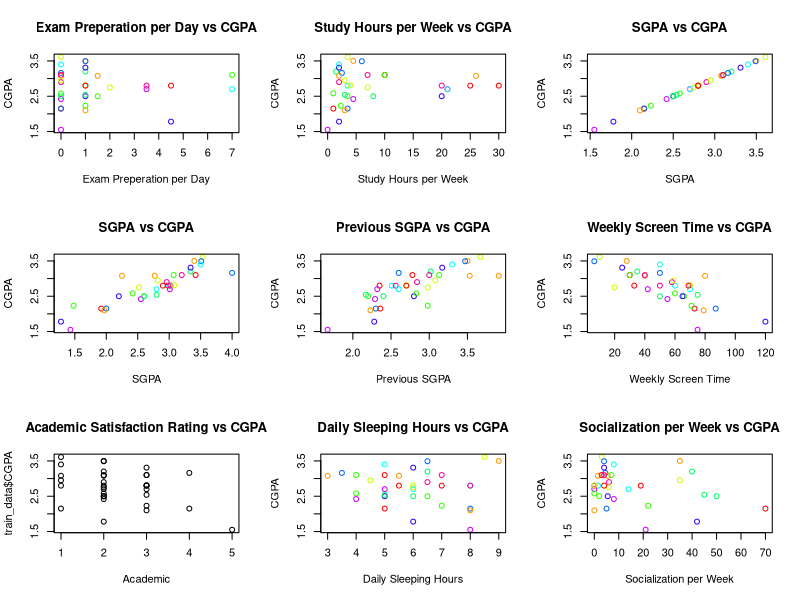
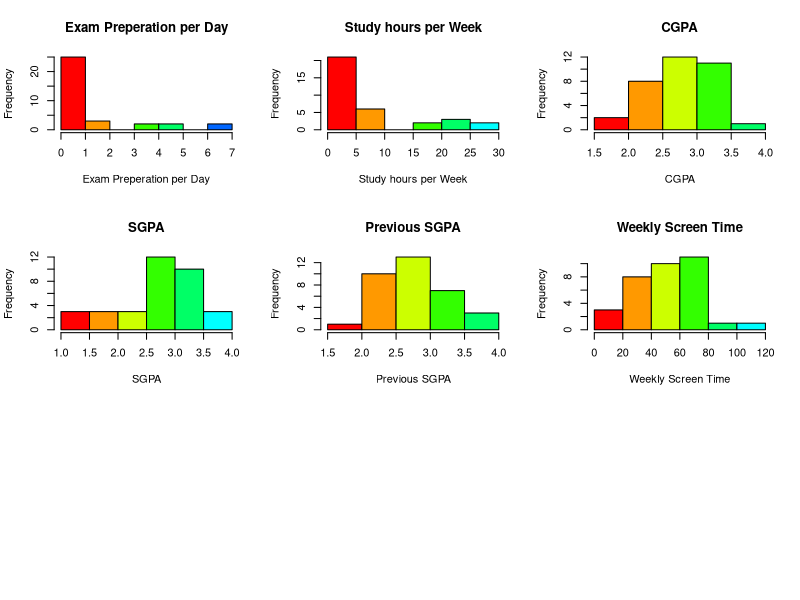
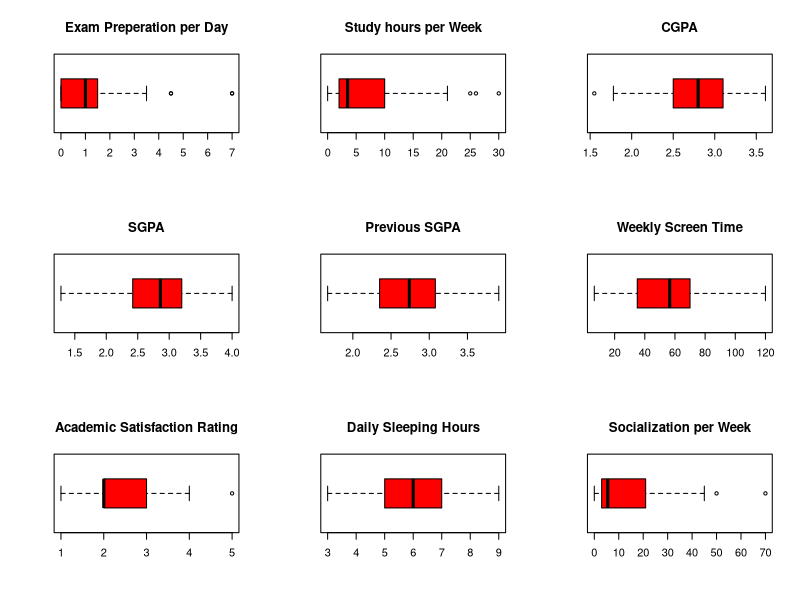
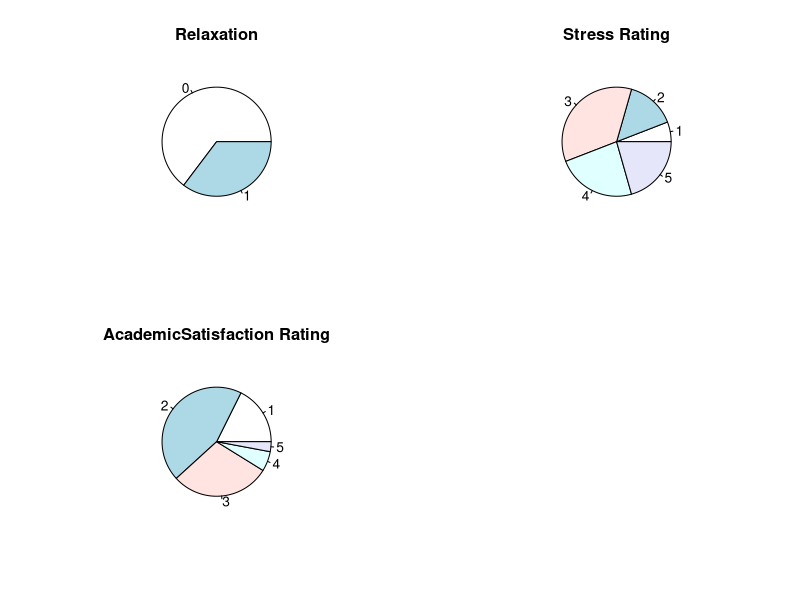
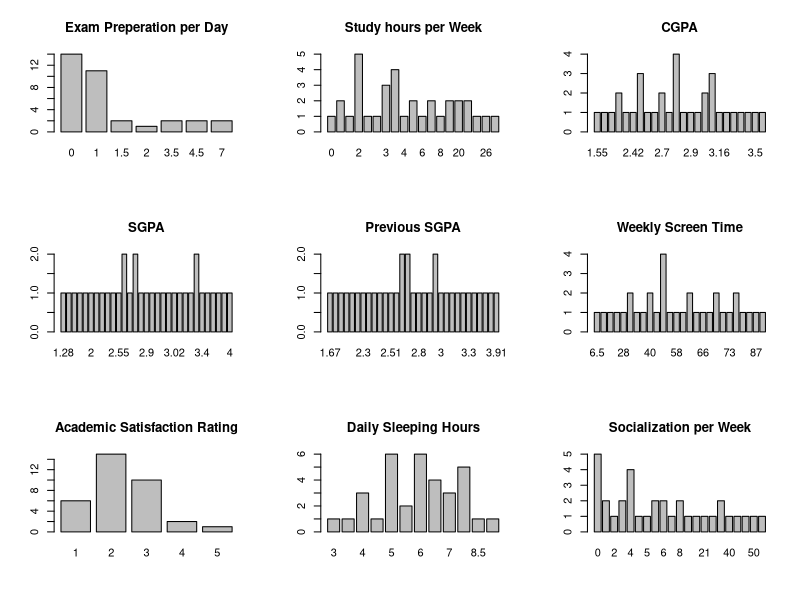

R code for these plots, in order:
##Step 1:Reading the data 
## Firstly reading the data from the csv file
train_data <- read.csv("hfinal.csv")
train_data <- data.frame(train_data)
test_data <- read.csv("final.csv")
test_data <- data.frame(test_data)


##Step 2:
## Printing the summary of the data(e.g mean ,median ,mode etc)
print(summary(train_data))

##Step 3:Displaying the data using pie charts,histograms,bar graphs etc
## Scatter plot for the dependent and independent variables of the dataset
par(mfrow=c(3,3))
plot(train_data$Exampreperday, train_data$CGPA, main="Exam Preperation per Day vs CGPA", xlab="Exam Preperation per Day", ylab="CGPA", col=rainbow(10))
plot(train_data$Studyhoursperweek, train_data$CGPA, main="Study Hours per Week vs CGPA", xlab="Study Hours per Week", ylab="CGPA", col=rainbow(10))
plot(train_data$CGPA, train_data$CGPA, main="SGPA vs CGPA", xlab="SGPA", ylab="CGPA", col=rainbow(10))
plot(train_data$SGPA, train_data$CGPA, main="SGPA vs CGPA", xlab="SGPA", ylab="CGPA", col=rainbow(10))
plot(train_data$PreviousSGPA, train_data$CGPA, main="Previous SGPA vs CGPA", xlab="Previous SGPA", ylab="CGPA", col=rainbow(10))
plot(train_data$Weeklyscreentime, train_data$CGPA, main="Weekly Screen Time vs CGPA", xlab="Weekly Screen Time", ylab="CGPA", col=rainbow(10))
plot(train_data$academicsatisfactionrating, train_data$CGPA, main="Academic Satisfaction Rating vs CGPA", xlab="Academic")
plot(train_data$Dailysleepinghours, train_data$CGPA, main="Daily Sleeping Hours vs CGPA", xlab="Daily Sleeping Hours", ylab="CGPA", col=rainbow(10))
plot(train_data$Socializationperweek, train_data$CGPA, main="Socialization per Week vs CGPA", xlab="Socialization per Week", ylab="CGPA", col=rainbow(10))

## Bell curve for the dependent and independent variables of the train_dataset
par(mfrow=c(3,3))
hist(train_data$Exampreperday, main="Exam Preperation per Day", xlab="Exam Preperation per Day", col=rainbow(10))
hist(train_data$Studyhoursperweek, main="Study hours per Week", xlab="Study hours per Week", col=rainbow(10))
hist(train_data$CGPA, main="CGPA", xlab="CGPA", col=rainbow(10))
hist(train_data$SGPA, main="SGPA", xlab="SGPA", col=rainbow(10))
hist(train_data$PreviousSGPA, main="Previous SGPA", xlab="Previous SGPA", col=rainbow(10))
hist(train_data$Weeklyscreentime, main="Weekly Screen Time", xlab="Weekly Screen Time", col=rainbow(10))

## Box and whisker plot for the dependent and independent variables of the train_dataset and all the plots are shwon in a single grid 
par(mfrow=c(3,3))
boxplot(train_data$Exampreperday, main="Exam Preperation per Day", col="red",horizontal=TRUE)
boxplot(train_data$Studyhoursperweek, main="Study hours per Week", col="red",horizontal=TRUE)
boxplot(train_data$CGPA, main="CGPA", col="red",horizontal=TRUE)
boxplot(train_data$SGPA, main="SGPA", col="red",horizontal=TRUE)
boxplot(train_data$PreviousSGPA, main="Previous SGPA", col="red",horizontal=TRUE)
boxplot(train_data$Weeklyscreentime, main="Weekly Screen Time", col="red",horizontal=TRUE)
boxplot(train_data$academicsatisfactionrating, main="Academic Satisfaction Rating", col="red",horizontal=TRUE)
boxplot(train_data$Dailysleepinghours, main="Daily Sleeping Hours", col="red",horizontal=TRUE)
boxplot(train_data$Socializationperweek, main="Socialization per Week", col="red",horizontal=TRUE)
## Pie chart for the dependent and independent variables of the train_dataset
par(mfrow=c(2,2))
pie(table(train_data$Relaxation), main="Relaxation")
pie(table(train_data$Stressrating), main="Stress Rating")
pie(table(train_data$academicsatisfactionrating), main="AcademicSatisfaction Rating")
## Bar graph for the dependent and independent variables of the train_dataset
par(mfrow=c(3,3))
barplot(table(train_data$Exampreperday), main="Exam Preperation per Day")
barplot(table(train_data$Studyhoursperweek), main="Study hours per Week")
barplot(table(train_data$CGPA), main="CGPA")
barplot(table(train_data$SGPA),main="SGPA")
barplot(table(train_data$PreviousSGPA),main="Previous SGPA")
barplot(table(train_data$Weeklyscreentime),main="Weekly Screen Time")
barplot(table(train_data$academicsatisfactionrating),main="Academic Satisfaction Rating")
barplot(table(train_data$Dailysleepinghours),main="Daily Sleeping Hours")
barplot(table(train_data$Socializationperweek),main="Socialization per Week")
#Step 4:
## Making MLRM model
mlrm <- lm(CGPA ~ SGPA + Weeklyscreentime + academicsatisfactionrating +PreviousSGPA , data=train_data)
print(mlrm) 
print(summary(mlrm)) ## Getting the summary (e.g p-value,error etc) and finding out the significant and insignificant variables of the data
predictions <- predict(mlrm, test_data)
print(predictions)



##Step 6:
## Identifying coefficients of determination
cor_matrix <- cor(train_data[, c("Exampreperday","Studyhoursperweek","CGPA", "SGPA","PreviousSGPA", "Weeklyscreentime", "academicsatisfactionrating","Dailysleepinghours","Socializationperweek","Relaxation","Stressrating")])
print(cor_matrix)







